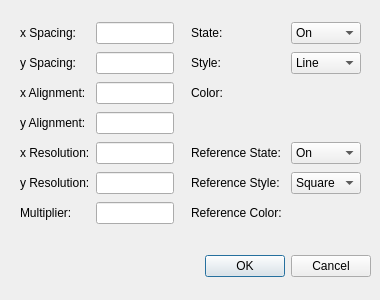
<?xml version="1.0" encoding="UTF-8"?>
<ui version="4.0">
 <class>VpGridDialog</class>
 <widget class="QDialog" name="VpGridDialog">
  <property name="windowModality">
   <enum>Qt::NonModal</enum>
  </property>
  <property name="geometry">
   <rect>
    <x>0</x>
    <y>0</y>
    <width>380</width>
    <height>300</height>
   </rect>
  </property>
  <property name="minimumSize">
   <size>
    <width>380</width>
    <height>300</height>
   </size>
  </property>
  <property name="maximumSize">
   <size>
    <width>380</width>
    <height>300</height>
   </size>
  </property>
  <property name="windowTitle">
   <string>Grid Display Properties</string>
  </property>
  <widget class="QDialogButtonBox" name="buttonBox">
   <property name="geometry">
    <rect>
     <x>30</x>
     <y>250</y>
     <width>341</width>
     <height>32</height>
    </rect>
   </property>
   <property name="toolTip">
    <string/>
   </property>
   <property name="orientation">
    <enum>Qt::Horizontal</enum>
   </property>
   <property name="standardButtons">
    <set>QDialogButtonBox::Cancel|QDialogButtonBox::Ok</set>
   </property>
  </widget>
  <widget class="QWidget" name="layoutWidget">
   <property name="geometry">
    <rect>
     <x>20</x>
     <y>20</y>
     <width>341</width>
     <height>211</height>
    </rect>
   </property>
   <layout class="QGridLayout" name="gridLayout">
    <property name="sizeConstraint">
     <enum>QLayout::SetDefaultConstraint</enum>
    </property>
    <item row="2" column="1">
     <widget class="QLineEdit" name="xAlignmentLineEdit">
      <property name="toolTip">
       <string>&lt;html&gt;&lt;head/&gt;&lt;body&gt;&lt;p&gt;X Position Value&lt;/p&gt;&lt;/body&gt;&lt;/html&gt;</string>
      </property>
     </widget>
    </item>
    <item row="0" column="0">
     <widget class="QLabel" name="xSpacingLabel">
      <property name="text">
       <string>x Spacing:</string>
      </property>
     </widget>
    </item>
    <item row="1" column="0">
     <widget class="QLabel" name="ySpacingLabel">
      <property name="text">
       <string>y Spacing:</string>
      </property>
     </widget>
    </item>
    <item row="1" column="3">
     <widget class="QLabel" name="sytleLabel">
      <property name="text">
       <string>Style:</string>
      </property>
     </widget>
    </item>
    <item row="2" column="0">
     <widget class="QLabel" name="xAlignmentLabel">
      <property name="text">
       <string>x Alignment:</string>
      </property>
     </widget>
    </item>
    <item row="1" column="1">
     <widget class="QLineEdit" name="ySpacingLineEdit">
      <property name="toolTip">
       <string>&lt;html&gt;&lt;head/&gt;&lt;body&gt;&lt;p&gt;Vertical Spacing Value&lt;/p&gt;&lt;/body&gt;&lt;/html&gt;</string>
      </property>
     </widget>
    </item>
    <item row="1" column="4">
     <widget class="QComboBox" name="styleComboBox">
      <property name="toolTip">
       <string>&lt;html&gt;&lt;head/&gt;&lt;body&gt;&lt;p&gt;Grid Display Style&lt;/p&gt;&lt;/body&gt;&lt;/html&gt;</string>
      </property>
      <item>
       <property name="text">
        <string>Line</string>
       </property>
      </item>
      <item>
       <property name="text">
        <string>Dot</string>
       </property>
      </item>
      <item>
       <property name="text">
        <string>Cross</string>
       </property>
      </item>
     </widget>
    </item>
    <item row="4" column="0">
     <widget class="QLabel" name="xResolutionLabel">
      <property name="text">
       <string>x Resolution:</string>
      </property>
     </widget>
    </item>
    <item row="5" column="1">
     <widget class="QLineEdit" name="yResolutionLineEdit">
      <property name="toolTip">
       <string>&lt;html&gt;&lt;head/&gt;&lt;body&gt;&lt;p&gt;Vertical Resolution (in pixels)&lt;/p&gt;&lt;/body&gt;&lt;/html&gt;</string>
      </property>
     </widget>
    </item>
    <item row="6" column="0">
     <widget class="QLabel" name="multiplierLabel">
      <property name="text">
       <string>Multiplier:</string>
      </property>
     </widget>
    </item>
    <item row="4" column="1">
     <widget class="QLineEdit" name="xResolutionLineEdit">
      <property name="toolTip">
       <string>&lt;html&gt;&lt;head/&gt;&lt;body&gt;&lt;p&gt;Horizontal Resolution (in pixels)&lt;/p&gt;&lt;/body&gt;&lt;/html&gt;</string>
      </property>
     </widget>
    </item>
    <item row="0" column="4">
     <widget class="QComboBox" name="stateComboBox">
      <property name="toolTip">
       <string>&lt;html&gt;&lt;head/&gt;&lt;body&gt;&lt;p&gt;Grid Display State&lt;/p&gt;&lt;/body&gt;&lt;/html&gt;</string>
      </property>
      <item>
       <property name="text">
        <string>On</string>
       </property>
      </item>
      <item>
       <property name="text">
        <string>Off</string>
       </property>
      </item>
      <item>
       <property name="text">
        <string>Hidden</string>
       </property>
      </item>
     </widget>
    </item>
    <item row="3" column="0">
     <widget class="QLabel" name="yAlignmentLabel">
      <property name="text">
       <string>y Alignment:</string>
      </property>
     </widget>
    </item>
    <item row="0" column="3">
     <widget class="QLabel" name="stateLabel">
      <property name="text">
       <string>State:</string>
      </property>
     </widget>
    </item>
    <item row="6" column="1">
     <widget class="QLineEdit" name="multiplierLineEdit">
      <property name="toolTip">
       <string>&lt;html&gt;&lt;head/&gt;&lt;body&gt;&lt;p&gt;Grid Display Interval&lt;/p&gt;&lt;/body&gt;&lt;/html&gt;</string>
      </property>
     </widget>
    </item>
    <item row="5" column="0">
     <widget class="QLabel" name="yResolutionLabel">
      <property name="toolTip">
       <string>&lt;html&gt;&lt;head/&gt;&lt;body&gt;&lt;p&gt;&lt;br/&gt;&lt;/p&gt;&lt;/body&gt;&lt;/html&gt;</string>
      </property>
      <property name="text">
       <string>y Resolution:</string>
      </property>
     </widget>
    </item>
    <item row="3" column="1">
     <widget class="QLineEdit" name="yAlignmentLineEdit">
      <property name="toolTip">
       <string>&lt;html&gt;&lt;head/&gt;&lt;body&gt;&lt;p&gt;Y Position Value&lt;/p&gt;&lt;/body&gt;&lt;/html&gt;</string>
      </property>
     </widget>
    </item>
    <item row="0" column="1">
     <widget class="QLineEdit" name="xSpacingLineEdit">
      <property name="toolTip">
       <string>&lt;html&gt;&lt;head/&gt;&lt;body&gt;&lt;p&gt;Horizontal Spacing Value&lt;/p&gt;&lt;/body&gt;&lt;/html&gt;</string>
      </property>
     </widget>
    </item>
    <item row="0" column="2">
     <spacer name="horizontalSpacer">
      <property name="orientation">
       <enum>Qt::Horizontal</enum>
      </property>
      <property name="sizeHint" stdset="0">
       <size>
        <width>40</width>
        <height>6</height>
       </size>
      </property>
     </spacer>
    </item>
    <item row="1" column="2">
     <spacer name="horizontalSpacer_2">
      <property name="orientation">
       <enum>Qt::Horizontal</enum>
      </property>
      <property name="sizeHint" stdset="0">
       <size>
        <width>40</width>
        <height>6</height>
       </size>
      </property>
     </spacer>
    </item>
    <item row="3" column="2">
     <spacer name="horizontalSpacer_3">
      <property name="orientation">
       <enum>Qt::Horizontal</enum>
      </property>
      <property name="sizeHint" stdset="0">
       <size>
        <width>40</width>
        <height>6</height>
       </size>
      </property>
     </spacer>
    </item>
    <item row="6" column="2">
     <spacer name="horizontalSpacer_4">
      <property name="orientation">
       <enum>Qt::Horizontal</enum>
      </property>
      <property name="sizeHint" stdset="0">
       <size>
        <width>40</width>
        <height>6</height>
       </size>
      </property>
     </spacer>
    </item>
    <item row="4" column="3">
     <widget class="QLabel" name="referenceStateLabel">
      <property name="text">
       <string>Reference State: </string>
      </property>
     </widget>
    </item>
    <item row="4" column="4">
     <widget class="QComboBox" name="referenceStateComboBox">
      <property name="toolTip">
       <string>&lt;html&gt;&lt;head/&gt;&lt;body&gt;&lt;p&gt;Grid Reference State&lt;/p&gt;&lt;/body&gt;&lt;/html&gt;</string>
      </property>
      <item>
       <property name="text">
        <string>On</string>
       </property>
      </item>
      <item>
       <property name="text">
        <string>Off</string>
       </property>
      </item>
     </widget>
    </item>
    <item row="2" column="3">
     <widget class="QLabel" name="colorLabel">
      <property name="text">
       <string>Color:</string>
      </property>
     </widget>
    </item>
    <item row="2" column="4">
     <widget class="QWidget" name="colorWell" native="true">
      <property name="toolTip">
       <string>&lt;html&gt;&lt;head/&gt;&lt;body&gt;&lt;p&gt;Grid Color&lt;/p&gt;&lt;/body&gt;&lt;/html&gt;</string>
      </property>
      <property name="autoFillBackground">
       <bool>true</bool>
      </property>
     </widget>
    </item>
    <item row="5" column="3">
     <widget class="QLabel" name="referenceStyleLabel">
      <property name="text">
       <string>Reference Style:</string>
      </property>
     </widget>
    </item>
    <item row="6" column="3">
     <widget class="QLabel" name="referenceColorLabel">
      <property name="text">
       <string>Reference Color:</string>
      </property>
     </widget>
    </item>
    <item row="5" column="4">
     <widget class="QComboBox" name="referenceStyleComboBox">
      <property name="toolTip">
       <string>&lt;html&gt;&lt;head/&gt;&lt;body&gt;&lt;p&gt;Grid Reference Style&lt;/p&gt;&lt;/body&gt;&lt;/html&gt;</string>
      </property>
      <item>
       <property name="text">
        <string>Square</string>
       </property>
      </item>
      <item>
       <property name="text">
        <string>Circle</string>
       </property>
      </item>
      <item>
       <property name="text">
        <string>Cross</string>
       </property>
      </item>
     </widget>
    </item>
    <item row="6" column="4">
     <widget class="QWidget" name="referenceColorWell" native="true">
      <property name="toolTip">
       <string>&lt;html&gt;&lt;head/&gt;&lt;body&gt;&lt;p&gt;Grid Reference Color&lt;/p&gt;&lt;/body&gt;&lt;/html&gt;</string>
      </property>
      <property name="autoFillBackground">
       <bool>true</bool>
      </property>
     </widget>
    </item>
   </layout>
  </widget>
 </widget>
 <tabstops>
  <tabstop>buttonBox</tabstop>
  <tabstop>xSpacingLineEdit</tabstop>
  <tabstop>ySpacingLineEdit</tabstop>
  <tabstop>xAlignmentLineEdit</tabstop>
  <tabstop>yAlignmentLineEdit</tabstop>
  <tabstop>xResolutionLineEdit</tabstop>
  <tabstop>yResolutionLineEdit</tabstop>
  <tabstop>multiplierLineEdit</tabstop>
  <tabstop>stateComboBox</tabstop>
  <tabstop>styleComboBox</tabstop>
 </tabstops>
 <resources/>
 <connections>
  <connection>
   <sender>buttonBox</sender>
   <signal>accepted()</signal>
   <receiver>VpGridDialog</receiver>
   <slot>accept()</slot>
   <hints>
    <hint type="sourcelabel">
     <x>248</x>
     <y>254</y>
    </hint>
    <hint type="destinationlabel">
     <x>157</x>
     <y>274</y>
    </hint>
   </hints>
  </connection>
  <connection>
   <sender>buttonBox</sender>
   <signal>rejected()</signal>
   <receiver>VpGridDialog</receiver>
   <slot>reject()</slot>
   <hints>
    <hint type="sourcelabel">
     <x>316</x>
     <y>260</y>
    </hint>
    <hint type="destinationlabel">
     <x>286</x>
     <y>274</y>
    </hint>
   </hints>
  </connection>
 </connections>
</ui>
